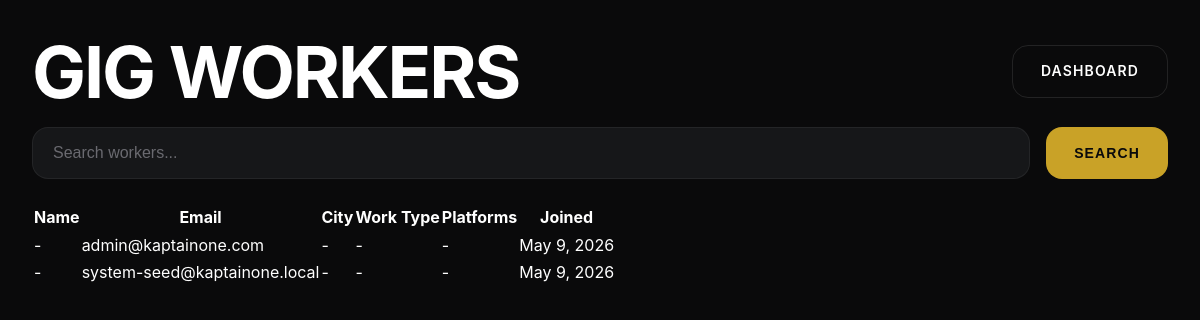
The app's page /admin/users.php (signed in) with its own data.
### tables this page shows
CREATE TABLE IF NOT EXISTS users (
    id INT UNSIGNED AUTO_INCREMENT PRIMARY KEY,
    email VARCHAR(150) NOT NULL UNIQUE,
    password_hash VARCHAR(255),
    role ENUM('gig_worker', 'admin') DEFAULT 'gig_worker',
    auth_provider VARCHAR(30) DEFAULT 'email',
    is_active BOOLEAN DEFAULT TRUE,
    email_verified_at DATETIME,
    last_login DATETIME,
    created_at TIMESTAMP DEFAULT CURRENT_TIMESTAMP,
    updated_at TIMESTAMP DEFAULT CURRENT_TIMESTAMP ON UPDATE CURRENT_TIMESTAMP,
    INDEX idx_users_role (role),
    INDEX idx_users_active (is_active)
);

### includes/functions.php (called while the page is built, shortened)
<?php
require_once __DIR__ . '/../config/config.php';
function e(string $text): string {
    return htmlspecialchars($text, ENT_QUOTES, 'UTF-8');
}
function format_date(string $date, string $format = 'M j, Y'): string {
    return date($format, strtotime($date));
}

### config/config.php (called while the page is built, shortened)
<?php
$DB_CONFIG = [
    'host'     => 'localhost',
    'database' => 'u123456789_kaptain',
    'username' => 'u123456789_admin',
    'password' => 'your_db_password',
    'charset'  => 'utf8mb4',
    'port'     => 3306
];

### includes/db.php (called while the page is built, shortened)
<?php
require_once __DIR__ . '/../config/config.php';
class Database {
    private static ?PDO $instance = null;
    public static function connect(): PDO {
        global $DB_CONFIG;
        if (self::$instance === null) {
            try {
                $dsn = sprintf(
                    'mysql:host=%s;port=%d;dbname=%s;charset=%s',
                    $DB_CONFIG['host'],
                    $DB_CONFIG['port'],
                    $DB_CONFIG['database'],
                    $DB_CONFIG['charset']
                );
                self::$instance = new PDO($dsn, $DB_CONFIG['username'], $DB_CONFIG['password'], [
                    PDO::ATTR_ERRMODE            => PDO::ERRMODE_EXCEPTION,
                    PDO::ATTR_DEFAULT_FETCH_MODE => PDO::FETCH_ASSOC,
                    PDO::ATTR_EMULATE_PREPARES   => false,
                ]);
            } catch (PDOException $e) {
                error_log('Database connection failed: ' . $e->getMessage());
                throw new Exception('Service temporarily unavailable');
            }
        }
        return self::$instance;
    }
    public static function query(string $sql, array $params = []): PDOStatement {
        $stmt = self::connect()->prepare($sql);
        $stmt->execute($params);
        return $stmt;
    }
    public static function fetchAll(string $sql, array $params = []): array {
        $stmt = self::query($sql, $params);
        return $stmt->fetchAll();
    }
}

### admin/users.php (the view, shortened to what this page needs)
<?php
require_once __DIR__ . '/../includes/functions.php';
require_once __DIR__ . '/../includes/db.php';
$q = trim($_GET['q'] ?? '');
$params = [];
$where = '';
$users = Database::fetchAll(
    "SELECT u.*, p.full_name, p.phone, p.city, p.work_type, p.preferred_platforms
     FROM users u
     LEFT JOIN user_profiles p ON p.user_id = u.id
     $where
     ORDER BY u.created_at DESC",
    $params
);
?>
<!DOCTYPE html><html lang="en"><head><link rel="stylesheet" href="../assets/css/main.css"><link rel="stylesheet" href="../assets/css/responsive.css"></head>
<body class="admin-page"><main class="admin-workspace">
<header class="admin-top"><h1>Gig Workers</h1><a href="dashboard.php" class="btn btn-secondary">Dashboard</a></header>
<form method="get" class="admin-filter"><input class="form-control" name="q" placeholder="Search workers..." value="<?= e($q) ?>"><button class="btn btn-primary">Search</button></form>
<div class="admin-table-wrap"><table class="admin-table"><thead><tr><th>Name</th><th>Email</th><th>City</th><th>Work Type</th><th>Platforms</th><th>Joined</th></tr></thead><tbody>
<?php foreach ($users as $worker): ?><tr><td><?= e($worker['full_name'] ?: '-') ?></td><td><?= e($worker['email']) ?></td><td><?= e($worker['city'] ?: '-') ?></td><td><?= e($worker['work_type'] ?: '-') ?></td><td><?= e($worker['preferred_platforms'] ?: '-') ?></td><td><?= format_date($worker['created_at']) ?></td></tr><?php endforeach; ?>
</tbody></table></div>
</main></body></html>

### assets/css/main.css (style rules this page uses)
:root { --bg-primary: #0a0a0b; --bg-secondary: #111113; --bg-tertiary: #161719; --bg-card: #1a1a1c; --text-primary: #ffffff; --text-secondary: #a0a0a5; --text-muted: #6a6a70; --accent-gold: #c9a227; --accent-gold-hover: #dcc040; --accent-bronze: #8b7355; --line-subtle: rgba(255,255,255,0.06); --line-visible: rgba(255,255,255,0.1); --shadow-elevated: 0 25px 80px rgba(0,0,0,0.4); --shadow-card: 0 8px 32px rgba(0,0,0,0.3); --gradient-hero: linear-gradient(135deg, rgba(10,10,11,0.95) 0%, rgba(10,10,11,0.7) 50%, rgba(10,10,11,0.4) 100%); --gradient-card: linear-gradient(145deg, rgba(26,26,28,1) 0%, rgba(22,23,25,1) 100%); --radius-sm: 8px; --radius-md: 16px; --radius-lg: 24px; --radius-xl: 32px; --transition-fast: 0.15s ease; --transition-smooth: 0.3s cubic-bezier(0.4, 0, 0.2, 1); --transition-slow: 0.5s cubic-bezier(0.4, 0, 0.2, 1); }
* { margin: 0; padding: 0; box-sizing: border-box; }
html { scroll-behavior: smooth; font-size: 16px; }
body { font-family: 'Inter', -apple-system, BlinkMacSystemFont, sans-serif; font-weight: 400; line-height: 1.6; color: var(--text-primary); background: var(--bg-primary); min-height: 100vh; -webkit-font-smoothing: antialiased; -moz-osx-font-smoothing: grayscale; }
a, a:hover, a:focus, a:active, a:visited { color: inherit; text-decoration: none; }
h1, h2, h3, h4, h5, h6 { font-weight: 600; line-height: 1.1; letter-spacing: -0.02em; }
h1 { font-size: clamp(2.5rem, 5vw + 1rem, 4.5rem); font-weight: 700; text-transform: uppercase; letter-spacing: -0.03em; }
.btn { display: inline-flex; align-items: center; justify-content: center; gap: 0.5rem; padding: 0.875rem 1.75rem; font-size: 0.875rem; font-weight: 600; text-transform: uppercase; letter-spacing: 0.08em; border: none; border-radius: var(--radius-md); cursor: pointer; text-decoration: none; transition: var(--transition-smooth); white-space: nowrap; }
.btn-primary { background: var(--accent-gold); color: var(--bg-primary); }
.btn-secondary { background: transparent; color: var(--text-primary); border: 1px solid var(--line-visible); }
.package-card__top, .status-row, .admin-top { display: flex; justify-content: space-between; align-items: center; gap: 1rem; }
.admin-page { min-height: 100vh; background: var(--bg-primary); }
.admin-workspace { padding: 2rem; }
.admin-filter { display: flex; gap: 1rem; margin: 1rem 0 1.5rem; }
.admin-table-wrap { overflow-x: auto; }

### assets/css/responsive.css (style rules this page uses)
.form-control { width: 100%; padding: 1rem 1.25rem; background: var(--bg-tertiary); border: 1px solid var(--line-subtle); border-radius: var(--radius-md); color: var(--text-primary); font-size: 1rem; transition: var(--transition-fast); }
.form-control::placeholder { color: var(--text-muted); }

### records on screen
users: full_name "-", email "admin@kaptainone.com", city "-", work_type "-", preferred_platforms "-", created_at "May 9, 2026"
users: full_name "-", email "system-seed@kaptainone.local", city "-", work_type "-", preferred_platforms "-", created_at "May 9, 2026"
